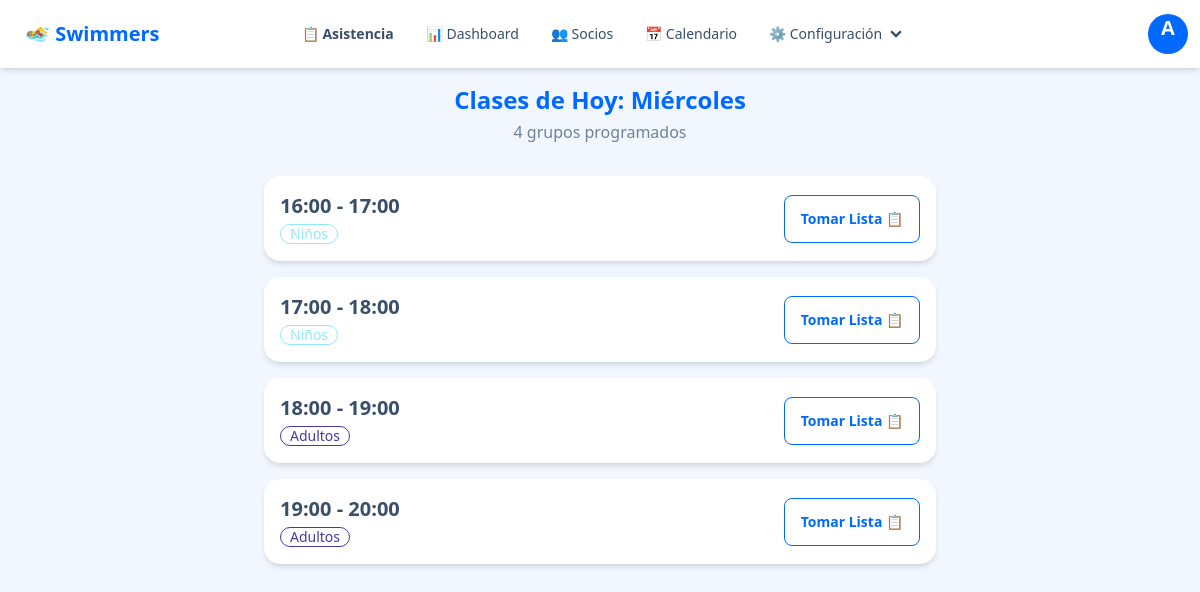
Screenshot of /asistencia/ (signed in) with the database file from the repository.
### app/models.py (models this page shows, shortened)
class User(UserMixin, db.Model):
    id = db.Column(db.Integer, primary_key=True)
    username = db.Column(db.String(64), index=True, unique=True, nullable=False)
    password_hash = db.Column(db.String(128))
    role = db.Column(db.String(20), nullable=False) # 'admin', 'recepcion', 'instructor'

class Horario(db.Model):
    id = db.Column(db.Integer, primary_key=True)
    dia_semana = db.Column(db.String(15), nullable=False) # Lunes, Martes...
    hora_inicio = db.Column(db.Time, nullable=False)
    hora_fin = db.Column(db.Time, nullable=False)
    nivel = db.Column(db.String(20), nullable=False)
    capacidad_maxima = db.Column(db.Integer, default=10)
    inscripciones = db.relationship('Inscripcion', backref='horario', lazy='dynamic')
    asistencias = db.relationship('Asistencia', backref='horario', lazy=True)

### app/routes/asistencia.py (the view)
@asistencia_bp.route('/')
@login_required
def hoy():
    dia_hoy = obtener_dia_actual_espanol()
    clases_hoy = Horario.query.filter_by(dia_semana=dia_hoy)\
        .order_by(Horario.hora_inicio).all()
    return render_template('asistencia/dashboard.html',
                           clases=clases_hoy,
                           dia=dia_hoy)

### app/models.py (called while the page is built)
@login.user_loader
def load_user(id):
    return User.query.get(int(id))

### app/routes/asistencia.py (called while the page is built)
def obtener_dia_actual_espanol():
    mapa_dias = {
        0: "Lunes", 1: "Martes", 2: "Miércoles", 3: "Jueves",
        4: "Viernes", 5: "Sábado", 6: "Domingo"
    }
    return mapa_dias[datetime.now().weekday()]

### app/templates/asistencia/dashboard.html (shortened to what this page needs)
{% extends "base.html" %}
{% block content %}
<div class="text-center mb-8">
    <h1 class="text-2xl font-bold text-primary">Clases de Hoy: {{ dia }}</h1>
    <p class="text-base-content/70 mt-1">{{ clases|length }} grupos programados</p>
</div>
<div class="flex justify-center">
    <div class="w-full max-w-2xl">
        <div class="space-y-4">
            {% for clase in clases %}
            <a href="{{ url_for('asistencia.tomar_lista', horario_id=clase.id) }}"
               class="card bg-base-100 shadow-md hover:shadow-xl transition-shadow cursor-pointer">
                <div class="card-body p-4 flex flex-row justify-between items-center">
                    <div>
                        <h2 class="card-title">{{ clase.hora_inicio.strftime('%H:%M') }} - {{ clase.hora_fin.strftime('%H:%M') }}</h2>
                        <div class="badge {% if clase.nivel == 'Niños' %}badge-info{% else %}badge-secondary{% endif %} badge-outline mt-1">
                            {{ clase.nivel }}
                        </div>
                    </div>
                    <div class="card-actions">
                         <span class="btn btn-outline btn-primary hidden md:flex">
                            Tomar Lista 📋
                        </span>
                    </div>
                </div>
            </a>
            {% endfor %}
        </div>
    </div>
</div>
{% endblock %}

### app/templates/base.html (shortened to what this page needs)
<!DOCTYPE html>
<html lang="es" data-theme="winter">
<head>
    <link href="https://cdn.jsdelivr.net/npm/daisyui@4.12.10/dist/full.min.css" rel="stylesheet" type="text/css" />
    <script src="https://cdn.tailwindcss.com"></script>
</head>
<body class="min-h-screen bg-base-200">
<div class="navbar bg-base-100 shadow-md sticky top-0 z-50">
    <div class="navbar-start">
      <a class="btn btn-ghost text-xl text-primary font-bold">
          🏊 Swimmers
      </a>
    </div>
    <div class="navbar-center hidden lg:flex">
      <ul class="menu menu-horizontal px-1">
        {% if current_user.is_authenticated %}
          <li>
              <a href="{{ url_for('asistencia.hoy') }}" class="font-semibold">
                  📋 Asistencia
              </a>
          </li>
          {% if current_user.role in ['admin', 'recepcion'] %}
              <li><a href="{{ url_for('reportes.dashboard') }}">📊 Dashboard</a></li>
              <li><a href="{{ url_for('socios.lista') }}">👥 Socios</a></li>
              <li><a href="{{ url_for('horarios.calendario') }}">📅 Calendario</a></li>
          {% endif %}
          {% if current_user.role == 'admin' %}
              <li>
                  <details>
                      <summary>⚙️ Configuración</summary>
                  </details>
              </li>
          {% endif %}
        {% endif %}
      </ul>
    </div>
    <div class="navbar-end">
      {% if current_user.is_authenticated %}
          <div class="dropdown dropdown-end">
              <div tabindex="0" role="button" class="btn btn-ghost btn-circle avatar">
                  <div class="w-10 rounded-full bg-primary text-white flex items-center justify-center">
                      <span class="text-xl font-bold">{{ current_user.username[:1].upper() }}</span>
                  </div>
              </div>
          </div>
      {% else %}
          <a href="{{ url_for('auth.login') }}" class="btn btn-primary btn-sm">Iniciar Sesión</a>
      {% endif %}
    </div>
  </div>
    <main class="container mx-auto p-4">
        {% block content %}{% endblock %}
    </main>
</body>
</html>

### rows the page displays
User: username "A"
Horario: hora_inicio "16:00", hora_fin "17:00", nivel "Niños"
Horario: hora_inicio "17:00", hora_fin "18:00", nivel "Niños"
Horario: hora_inicio "18:00", hora_fin "19:00", nivel "Adultos"
Horario: hora_inicio "19:00", hora_fin "20:00", nivel "Adultos"

### other values shown
{{ dia }} "Miércoles"
{{ clases|length }} "4"
